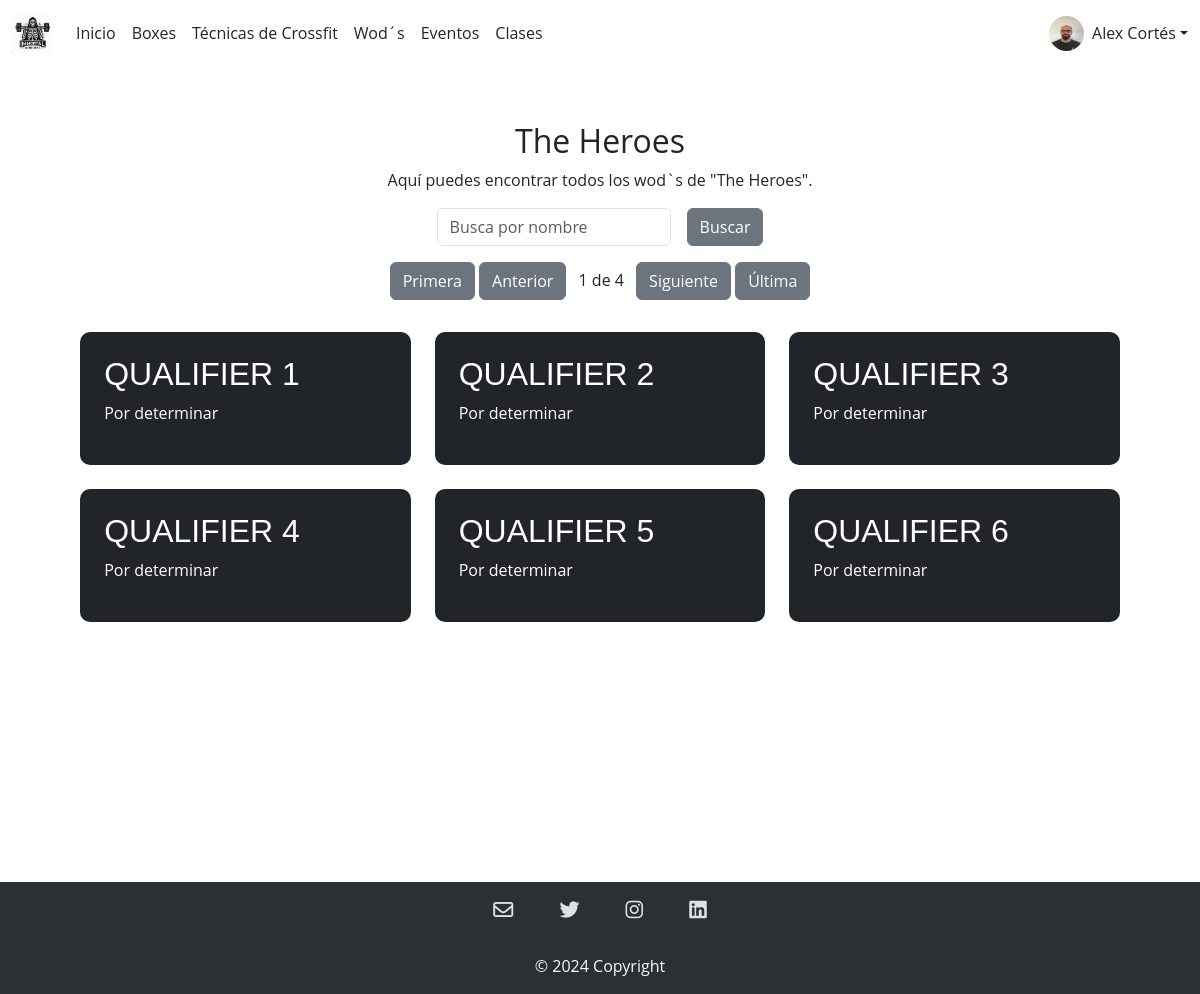
The app's page /usuario/qualifiers.php with its own data.
### tables this page shows
CREATE TABLE `wods` (
  `ID_Wods` int(11) NOT NULL,
  `Nombre` varchar(255) NOT NULL,
  `Descripcion` varchar(255) NOT NULL,
  `Tipo` enum('The Girls','The Heroes','Programas','Distancias','Desafios','Qualifiers') NOT NULL
);

### usuario/qualifiers.php (the view, shortened to what this page needs)
<?php
include '../modulos/header.php';
?>
<?php
include '../CRUD/conexion.php';
$resultados_por_pagina = 6;
$sql_total = "SELECT COUNT(*) as total FROM wods WHERE tipo = 'Qualifiers'";
$result_total = $conexion->query($sql_total);
$row_total = $result_total->fetch_assoc();
$total_resultados = $row_total['total'];
$total_paginas = ceil($total_resultados / $resultados_por_pagina);
$pagina_actual = isset($_GET['pagina']) ? $_GET['pagina'] : 1;
$inicio = ($pagina_actual - 1) * $resultados_por_pagina;
$sql_pagina = "SELECT * FROM wods WHERE tipo = 'Qualifiers' LIMIT $inicio, $resultados_por_pagina";
$result_pagina = $conexion->query($sql_pagina);
?>
<section class="general bg-white my-2">
    <div class="container mt-5">
        <h2 class="text-center">The Heroes</h2>
        <div class="text-center">
            <p>Aquí puedes encontrar todos los wod`s de "The Heroes".</p>
        </div>
        <div id="data-table-basic_filter" class="d-flex justify-content-center gap-3">
            <label class="text-center">
                <input type="search" class="form-control" id="inputBusqueda" placeholder="Busca por nombre" aria-controls="data-table-basic">
            </label>
            <button class="btn btn-secondary ml-3">Buscar</button>
        </div>
        <div id="pagination" class="text-center m-3 ">
            <?php if ($total_paginas > 1) : ?>
                <a href="?pagina=1" class="btn btn-secondary">Primera</a>
                <a href="?pagina=<?php echo $pagina_actual > 1 ? $pagina_actual - 1 : 1; ?>" class="btn btn-secondary">Anterior</a>
                <span class="mx-2"><?php echo $pagina_actual; ?> de <?php echo $total_paginas; ?></span>
                <a href="?pagina=<?php echo $pagina_actual < $total_paginas ? $pagina_actual + 1 : $total_paginas; ?>" class="btn btn-secondary">Siguiente</a>
                <a href="?pagina=<?php echo $total_paginas; ?>" class="btn btn-secondary">Última</a>
            <?php endif; ?>
        </div>
        <div class="row p-3" id="wodContainer">
            <?php
            if ($result_pagina->num_rows > 0) {
                while ($wod = $result_pagina->fetch_assoc()) {
            ?>
                    <div class="cuadro-wod col-md-6 col-lg-4  mb-4">
                        <div class="p-4 bg-dark">
                            <h4 class="titulo-wods"><?php echo $wod['Nombre']; ?></h4>
                            <p><?php echo $wod['Descripcion']; ?></p>
                        </div>
                    </div>
            <?php
                }
            } else {
                echo "No se encontraron wods.";
            }
            ?>
        </div>
    </div>
</section>
<?php
include '../modulos/footer.php';
?>

### css/style.css (style rules this page uses)
* { font-family: 'Open Sans', sans-serif; }
body { background-color: #ffffff; }
.row { display: flex; justify-content: center; }
.container { justify-content: center; align-content: center; }
.p-4 { border-radius: 10px; }
.titulo-wods { font-family: 'Noto Sans JP', sans-serif; text-transform: uppercase; font-size: 2rem; line-height: normal; }
.cuadro-wod { color:white; width: 32%; height: 20%; }
.general { min-height: 100vh; }

### records on screen
wods: Nombre "QUALIFIER 1", Descripcion "Por determinar"
wods: Nombre "QUALIFIER 2", Descripcion "Por determinar"
wods: Nombre "QUALIFIER 3", Descripcion "Por determinar"
wods: Nombre "QUALIFIER 4", Descripcion "Por determinar"
wods: Nombre "QUALIFIER 5", Descripcion "Por determinar"
wods: Nombre "QUALIFIER 6", Descripcion "Por determinar"

### other values on screen
$pagina_actual "1"
$total_paginas "4"
